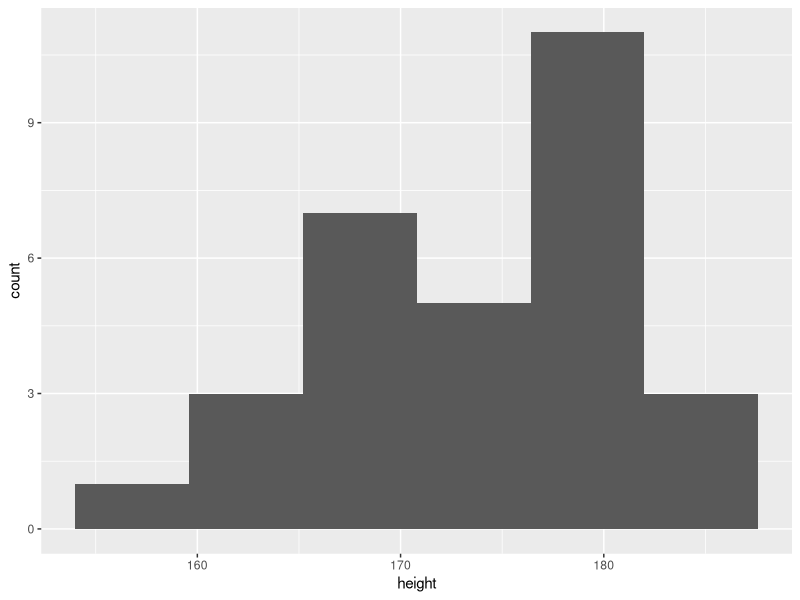
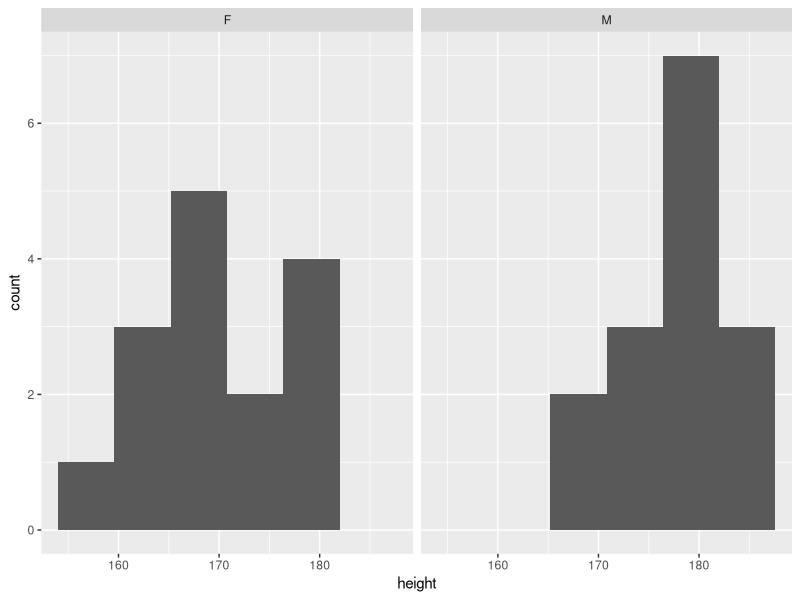
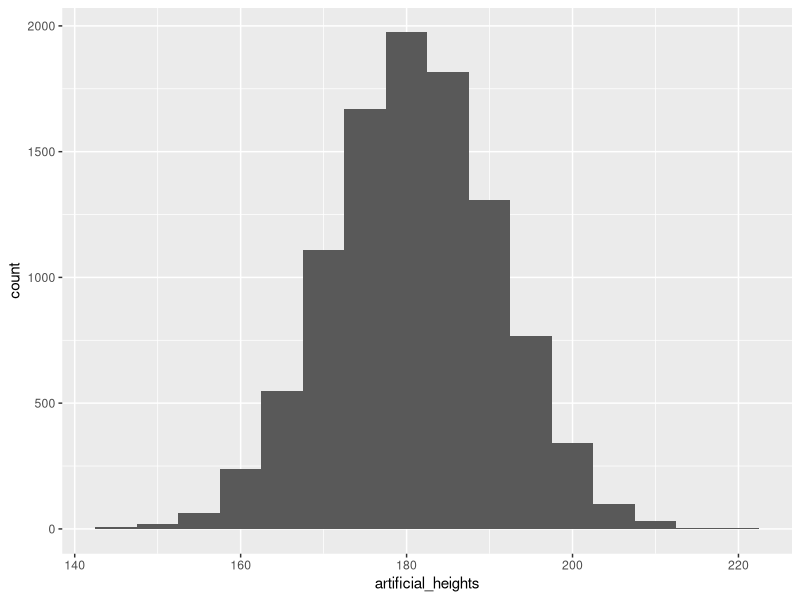
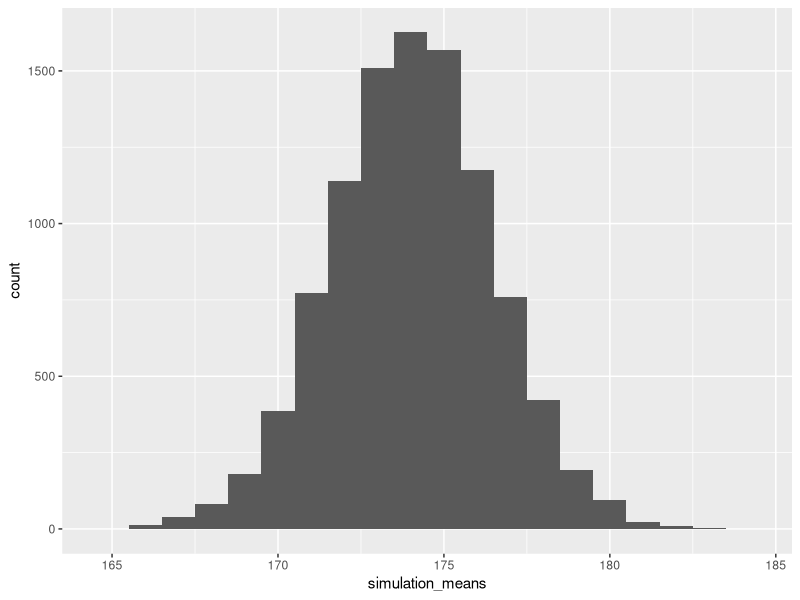
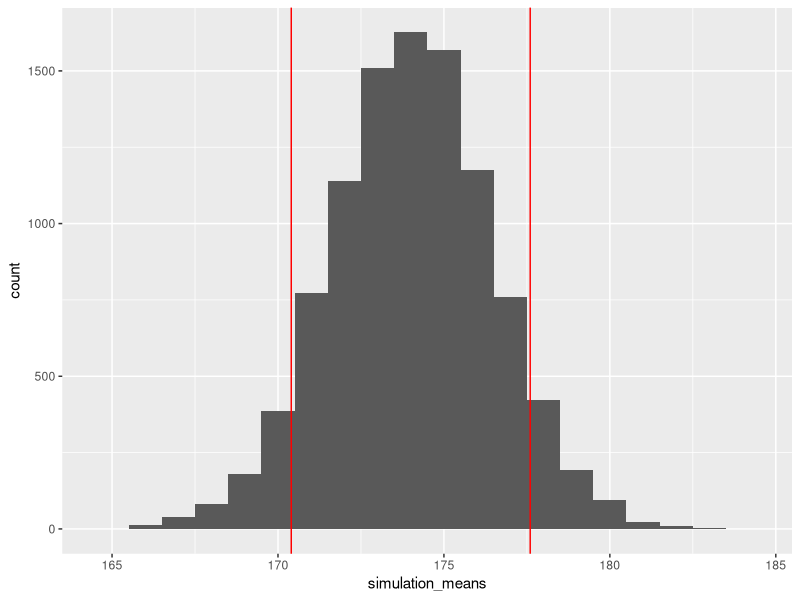

These figures' R source, in order:
## ---- chunk 1
library(tidyverse)
## ---- chunk 2
survey <- read.csv("data/height-survey.csv")

survey
## ---- chunk 3
ggplot(data = survey) +
  geom_histogram(mapping = aes(x = height),
                 bins = 6)
## ---- chunk 4
ggplot(data = survey) +
  geom_histogram(mapping = aes(x = height),
                 # The number of bins
                 bins = 6) +
  facet_wrap(~gender)
## ---- chunk 5
survey %>%
  group_by(gender) %>%
  summarise(mean_height = mean(height))
## ---- chunk 6
mean <- mean(survey$height)
sd <- sd(survey$height)

print(c(mean = mean, sd = sd))
## ---- chunk 7
set.seed(2022)

artificial_heights <- rnorm(n = 10000, mean = 181, sd = 10)

ggplot() +
  geom_histogram(mapping = aes(x = artificial_heights),
                 # The width of the bins
                 binwidth = 5)
## ---- chunk 8
set.seed(2022)

simulation <- rnorm(n = 10,
               mean = mean(survey$height),
               sd = sd(survey$height))

mean(simulation)
## ---- chunk 9
# Define an empty vector
simulation_means <- c()

# Run for loop 10,000 times
for (i in 1:10000) {
  # Add the mean of the generated data points to the vector
  simulation_means[i] <- mean(
    # Randomly generate 10 normally distributed data points
    rnorm(n = 10,
          mean = mean(survey$height),
          sd = sd(survey$height))
  )
}

ggplot() +
  geom_histogram(mapping = aes(x = simulation_means),
                 binwidth = 1)
## ---- chunk 10
mean_female <- mean(survey[survey$gender == "F", "height"])
mean_male <- mean(survey[survey$gender == "M", "height"])

ggplot() +
  geom_histogram(mapping = aes(x = simulation_means),
                 binwidth = 1) +
  geom_vline(mapping = aes(xintercept = mean_female),
             color = "red") +
  geom_vline(mapping = aes(xintercept = mean_male),
             color = "red")
